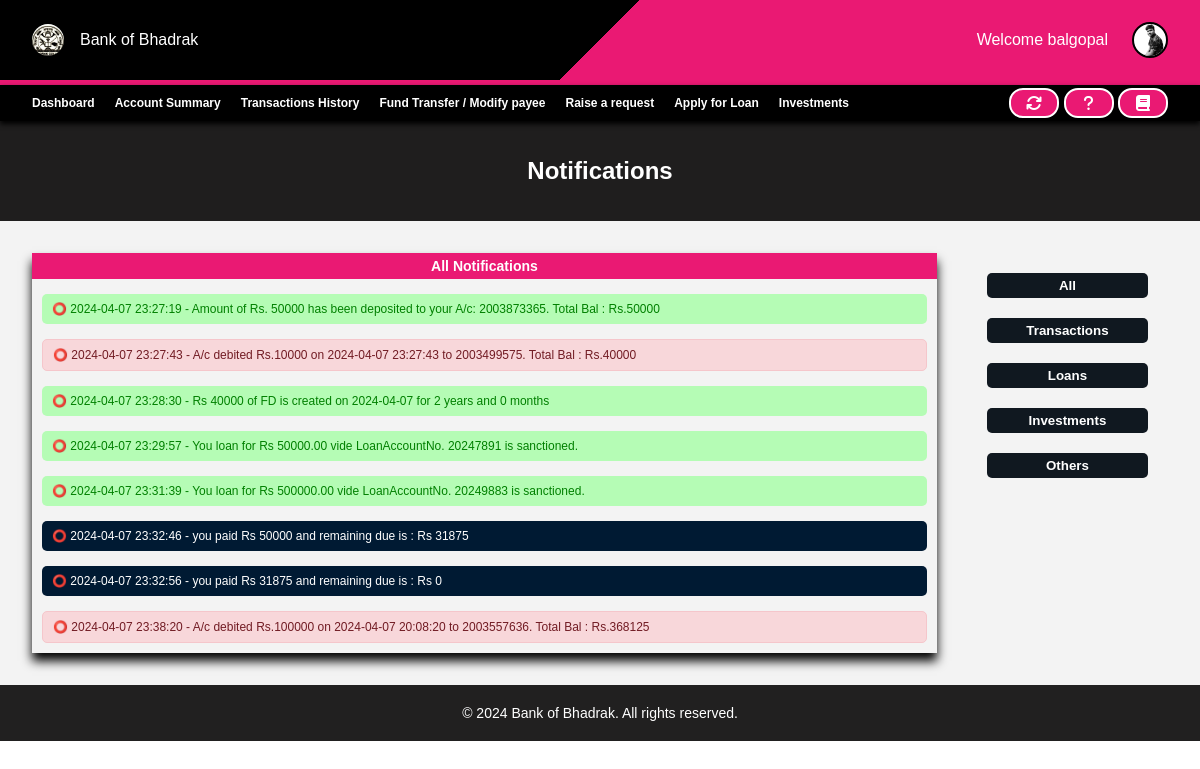
The app's page /banking/components/customers/notifications.php (signed in) with its own data.
### tables this page shows
CREATE TABLE `customers` (
  `ID` int(11) NOT NULL,
  `CRN` bigint(20) NOT NULL,
  `AccountNo` bigint(20) NOT NULL,
  `FullName` varchar(100) NOT NULL,
  `UserName` varchar(100) NOT NULL,
  `Password` varchar(100) NOT NULL,
  `Balance` decimal(11,2) NOT NULL,
  `PhoneNo` bigint(20) NOT NULL,
  `Email` varchar(100) NOT NULL,
  `gender` varchar(10) NOT NULL,
  `Address` varchar(500) NOT NULL,
  `District` varchar(100) NOT NULL,
  `State` varchar(100) NOT NULL,
  `Pincode` int(11) NOT NULL,
  `AadhaarNo` bigint(20) NOT NULL,
  `IFSC` varchar(20) NOT NULL,
  `img` varchar(255) NOT NULL,
  `DateOfOpening` date NOT NULL,
  `lastInterestDate` date NOT NULL DEFAULT current_timestamp(),
  `LastLogin` varchar(50) NOT NULL,
  `Status` varchar(50) NOT NULL DEFAULT 'Pending'
);

CREATE TABLE `notifications` (
  `NotificationID` int(11) NOT NULL,
  `Time` datetime NOT NULL DEFAULT current_timestamp(),
  `Actions` varchar(255) NOT NULL,
  `AccountNo` bigint(20) NOT NULL,
  `Message` varchar(2000) NOT NULL
);

### banking/components/customers/notifications.php (the view, shortened to what this page needs)
<html lang="en">
<head>
    <link rel="stylesheet" href="https://cdnjs.cloudflare.com/ajax/libs/font-awesome/6.5.1/css/all.min.css" />
    <link rel="stylesheet" href="style.css">
    <?php
    $email = $_SESSION['email'];
    require $_SERVER['DOCUMENT_ROOT'] . "/banking/assets/php/config.php";
    $find_user = mysqli_query($conn, "SELECT * FROM customers WHERE Email='$email';");
    $row = mysqli_fetch_assoc($find_user);
    $userName = $row['UserName'];
    $accountNo = $row['AccountNo'];
    $img = $row['img']; ?>
</head>
<body>
    <nav class="navbar">
        <div class="profile-nav">
            <div class="logo">
                <div>
                    <img src="/banking/images/logo.jpg" alt="">
                </div>
                <p>Bank of Bhadrak</p>
            </div>
            <div class="profile">
                Welcome <?php echo "$userName"; ?>
                <div class="dropdown">
                    <img src="/banking/images/<?php echo "$img"; ?>" class="users" alt="">
                </div>
            </div>
        </div>
    </nav>
    <div class="bottom-nav">
        <div class="s1">
            <ul>
                <li><a href="customer_dashboard.php">Dashboard</a></li>
                <li><a href="account_summary.php">Account Summary</a></li>
                <li><a href="transaction_history.php">Transactions History</a></li>
                <li><a href="fund_transfer.php">Fund Transfer / Modify payee</a></li>
                <li><a href="raise_request.php">Raise a request</a></li>
                <li><a href="applyLoan.php">Apply for Loan</a></li>
                <li><a href="fd.php">Investments</a></li>
            </ul>
        </div>
        <div>
            <div class="tooltip">
                <a href=""> <button>
                        <i class="fa-solid fa-arrows-rotate"></i>
                    </button>
                </a>
            </div>
            <div class="tooltip">
                <a href="notifications.php?accountno=2&all=">
                    <button>
                        <i class="fa-solid fa-question"></i>
                    </button>
                </a>
            </div>
            <div class="tooltip">
                <a href="/banking/components/extra/faqs.php">
                    <button>
                        <i class="fa-solid fa-book"></i>
                    </button>
                </a>
            </div>
        </div>
    </div>
    <div class="banner">
        <h2>Notifications</h2>
    </div>
    <div class="notification-container">
        <div class="result">
            <div class="notification-section">
                <div class="title">
                    <?php
                    $notification_selected = false;
                    if (!$notification_selected) {
                        echo "<h3>All Notifications</h3>";
                    }
                    ?>
                </div>
                <div class="notification-window">
                    <?php
                    $notification_selected = false;
                    if(!$notification_selected){
                        $get_allnotification = mysqli_query($conn, "SELECT * FROM notifications WHERE AccountNo=$accountNo");
                        if (mysqli_num_rows($get_allnotification) > 0) {
                            while ($retriveNoti = mysqli_fetch_assoc($get_allnotification)) {
                                if ($retriveNoti['Actions'] == 'debit') {
                                    echo "<p class='redNoti'>".$retriveNoti['Time']." - "  . $retriveNoti['Message'] . "</p>";
                                }
                                if ($retriveNoti['Actions'] == 'credit') {
                                    echo "<p class='greenNoti'>".$retriveNoti['Time']." - "  . $retriveNoti['Message'] . "</p>";
                                }
                                if ($retriveNoti['Actions'] == 'loanSanctioned') {
                                    echo "<p class='greenNoti'>".$retriveNoti['Time']." - "  . $retriveNoti['Message'] . "</p>";
                                }
                                if ($retriveNoti['Actions'] == 'FDCreated') {
                                    echo "<p class='greenNoti'>".$retriveNoti['Time']." - "  . $retriveNoti['Message'] . "</p>";
                                }
                                if ($retriveNoti['Actions'] == 'loanPaid') {
                                    echo "<p class='blueNoti'>".$retriveNoti['Time']." - "  . $retriveNoti['Message'] . "</p>";
                                }
                            }
                        }
                    }
                    ?>
                </div>
            </div>
        </div>
        <div class="notification-type">
            <div class="filter">
                <form action="" method="post">
                    <button name="all">All</button>
                    <button name="transactions">Transactions</button>
                    <button name="loans">Loans</button>
                    <button name="investments">Investments</button>
                    <button name="others">Others</button>
                </form>
            </div>
        </div>
    </div>
    <footer>
        <p>&copy; 2024 Bank of Bhadrak. All rights reserved.
        </p>
    </footer>
</body>
</html>

### banking/components/customers/style.css (style rules this page uses)
* { margin: 0; padding: 0; font-family: "Poppins", sans-serif; }
.navbar .profile-nav { height: 10%; background: linear-gradient(135deg, black 50%, #ea1973 30%); color: white; display: flex; justify-content: space-between; align-items: center; padding-left: 32px; padding-right: 32px; border-bottom: 5px solid #ea1973; }
.navbar .profile-nav img { height: 32px; border-radius: 50%; }
.navbar .profile-nav .logo { display: flex; justify-content: center; align-items: center; gap: 16px; }
.bottom-nav { top: 0; position: sticky; z-index: 1; box-shadow: 0 3px 5px black; color: black; height: 36px; background: black; display: flex; justify-content: space-between; align-items: center; padding-left: 32px; padding-right: 32px; }
.bottom-nav a { text-decoration: none; font-weight: 600; color: white; font-size: 12px; }
.bottom-nav ul { display: flex; gap: 20px; }
.bottom-nav ul li { list-style-type: none; }
.bottom-nav .s1 ul li { position: relative; height: 20px; display: flex; align-items: center; }
.bottom-nav .s1 ul li a::after { content: ""; position: absolute; width: 100%; height: 2px; left: 0; bottom: 0; background-color: transparent; transform: scaleX(0); transition: transform 0.3s ease, background-color 0.3s ease; }
.tooltip { position: relative; display: inline-block; }
.navbar .profile-nav .users { width: 32px; height: 32px; cursor: pointer; background-color: white; border: 2px solid black; box-shadow: 2px white; }
.navbar .profile-nav .profile { display: flex; align-items: center; gap: 24px; }
.dropdown { position: relative; display: inline-block; }
.banner { height: 100px; display: flex; width: 100%; align-items: center; justify-content: center; background-color: #1f1e1e; color: white; }
footer { bottom: 0; background-color: rgb(33, 32, 32); padding: 20px; text-align: center; color: white; }
footer p { margin: 0; font-size: 14px; color: white; }
.notification-container { display: flex; padding: 32px; gap: 30px; background-color: #f3f3f3; }
.notification-type { width: 20%; }
.notification-type .filter form { padding: 20px; display: flex; flex-direction: column; gap: 20px; }
.notification-type .filter button { list-style-type: none; padding: 5px 10px; background-color: #101820; color: white; font-weight: 600; text-align: center; border-radius: 5px; cursor: pointer; outline: none; border: none; }
.notification-container .result { box-shadow: 0 8px 10px black; height: 400px; width: 90%; }
.notification-container .notification-section { display: flex; flex-direction: column; gap: 10px; height: 400px; }
.result .notification-section .title { background-color: #ea1973; color: white; text-align: center; font-size: 12px; padding:5px; }
.result .notification-window { display: flex; flex-direction: column; gap: 10px; height: 400px; overflow-y: auto; }
.result .notification-window { display: flex; flex-direction: column; gap: 5px; }
.greenNoti { background-color: rgba(170, 254, 170, 0.838); color: green; border: green; }
.redNoti { color: #721c24; background: #f8d7da; border: 1px solid #f5c6cb; }
.blueNoti { color: white; background-color: #001a33; background-origin: 1px solid blue; }

### records on screen
customers: UserName "balgopal", img (picture)
notifications: Time "2024-04-07 23:27:19", Message "Amount of Rs. 50000 has been deposited to your A/c: 2003873365. Total Bal : Rs.50000"
notifications: Time "2024-04-07 23:27:43", Message "A/c debited Rs.10000 on 2024-04-07 23:27:43 to 2003499575. Total Bal : Rs.40000"
notifications: Time "2024-04-07 23:28:30", Message "Rs 40000 of FD is created on 2024-04-07 for 2 years and 0 months"
notifications: Time "2024-04-07 23:29:57", Message "You loan for Rs 50000.00 vide LoanAccountNo. 20247891 is sanctioned."
notifications: Time "2024-04-07 23:31:39", Message "You loan for Rs 500000.00 vide LoanAccountNo. 20249883 is sanctioned."
notifications: Time "2024-04-07 23:32:46", Message "you paid Rs 50000 and remaining due is : Rs 31875"
notifications: Time "2024-04-07 23:32:56", Message "you paid Rs 31875 and remaining due is : Rs 0"
notifications: Time "2024-04-07 23:38:20", Message "A/c debited Rs.100000 on 2024-04-07 20:08:20 to 2003557636. Total Bal : Rs.368125"
